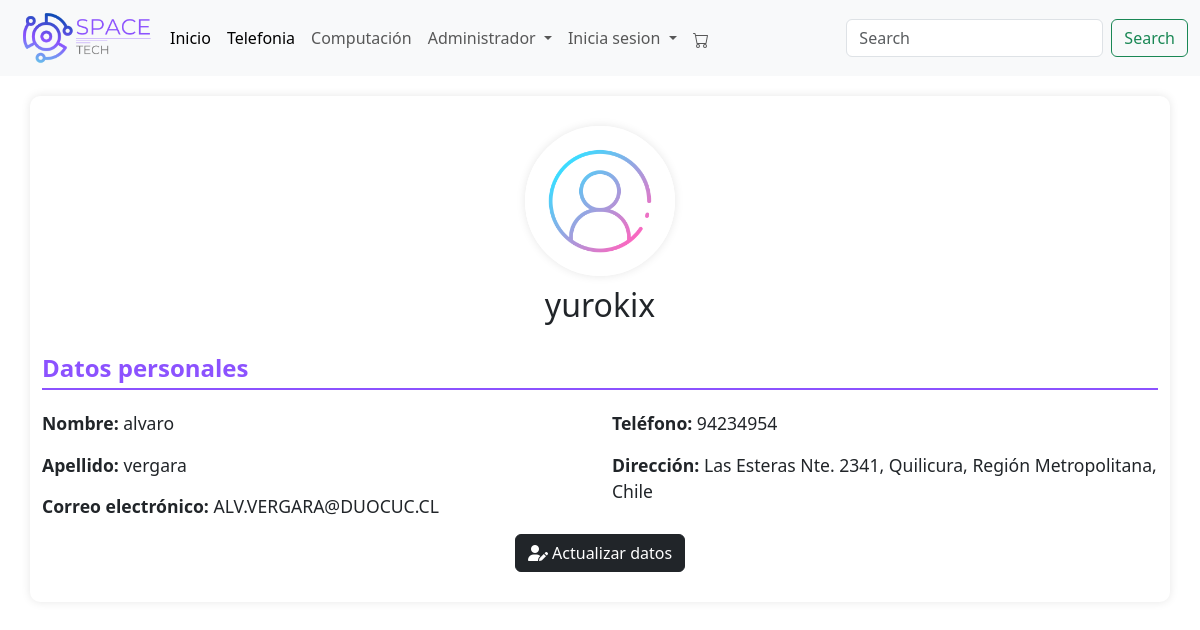
The page /profile/ (signed in) on the database as committed earlier.
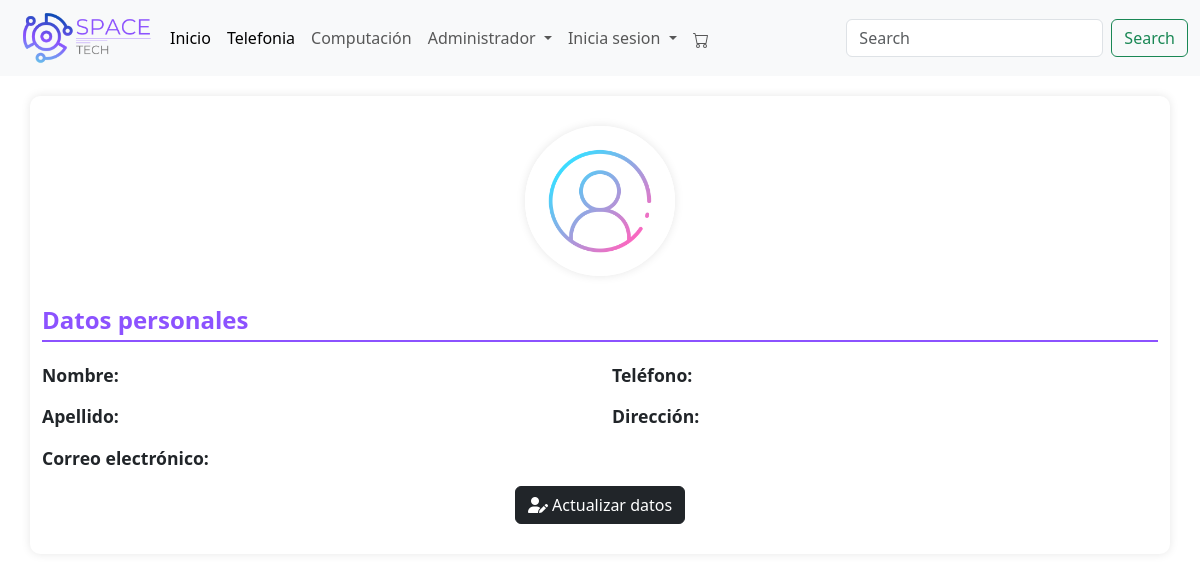
The same page on the database as committed later.
### menu/models.py (models this page shows, shortened)
class Usuario(models.Model):
    nombre_usuario = models.CharField(max_length=30)
    nombre = models.CharField(max_length=30)
    apellido = models.CharField(max_length=30)
    email = models.EmailField(unique=True)
    tfno = models.CharField(max_length=8, verbose_name="Telefono")
    clave = models.CharField(max_length=30)
    confirmar_clave = models.CharField(max_length=30)
    direccion = models.CharField(max_length=255, verbose_name="Dirección", null=True, blank=True)

### menu/views.py (the view)
# urls.py: path('profile/', views.profile_view, name='profile'),
def profile_view(request):
    if request.user.is_authenticated:
        try:
            perfil_usuario = Usuario.objects.get(email=request.user.email)
        except Usuario.DoesNotExist:
            perfil_usuario = None
        return render(request, 'profile.html', {'perfil_usuario': perfil_usuario})
    else:
        return redirect('login')

### menu/context_processors.py (called while the page is built)
def carrito_items_count(request):
    if request.user.is_authenticated:
        try:
            carrito = Carrito.objects.get(usuario=request.user)
            count = CarritoItem.objects.filter(carrito=carrito).count()
        except Carrito.DoesNotExist:
            count = 0
    else:
        count = 0
    return {
        'carrito_items_count': count
    }

### menu/templates/profile.html (shortened to what this page needs)
<!DOCTYPE html>
<html lang="es">
<head>
    {% load static %}
    <link href="https://cdn.jsdelivr.net/npm/bootstrap@5.3.3/dist/css/bootstrap.min.css" rel="stylesheet">
    <link rel="stylesheet" href="https://cdnjs.cloudflare.com/ajax/libs/font-awesome/6.0.0-beta3/css/all.min.css" />
</head>
<body>
    {% include "plantilla/menu.html" %}
    <div class="container profile-container">
        <div class="profile-header">
            <img src="{% static 'img/login.png' %}" alt="Foto del usuario" class="profile-photo">
            <h2 class="profile-title">{{ perfil_usuario.nombre_usuario }}</h2>
        </div>
        <div class="profile-info">
            <h3 class="section-title">Datos personales</h3>
            <div class="row">
                <div class="col-md-6">
                    <p><strong>Nombre:</strong> {{ perfil_usuario.nombre }}</p>
                    <p><strong>Apellido:</strong> {{ perfil_usuario.apellido }}</p>
                    <p><strong>Correo electrónico:</strong> {{ perfil_usuario.email|upper }}</p>
                </div>
                <div class="col-md-6">
                    <p><strong>Teléfono:</strong> {{ perfil_usuario.tfno }}</p>
                    <p><strong>Dirección:</strong> {{ perfil_usuario.direccion }}</p>
                </div>
            </div>
        </div>
        <div class="text-center">
            <a href="{% url 'update_profile' %}" class="btn btn-dark"><i class="fas fa-user-edit"></i> Actualizar datos</a>
        </div>
    </div>
</body>
</html>

### menu/templates/plantilla/menu.html (shortened to what this page needs)
<!DOCTYPE html>
<html lang="en">
    {% load static %}
<head>
    <link href="https://cdn.jsdelivr.net/npm/bootstrap@5.3.3/dist/css/bootstrap.min.css" rel="stylesheet">
</head>
<body>
  <nav class="navbar navbar-expand-lg bg-body-tertiary">
    <div class="container-fluid">
        <a href="/">
            <img src="{% static 'img/SpaceLogo.png' %}" width="150px" alt="logo">
        </a>
        <div class="collapse navbar-collapse" id="navbarSupportedContent">
            <ul class="navbar-nav me-auto mb-2 mb-lg-0">
                <li class="nav-item">
                    <a class="nav-link active" aria-current="page" href="/">Inicio</a>
                </li>
                <li class="nav-item">
                    <a class="nav-link active" aria-current="page" href="#">Telefonia</a>
                </li>
                <li class="nav-item">
                    <a class="nav-link" href="#">Computación</a>
                </li>
                {% if user.is_authenticated and user.is_superuser %}
                <li class="nav-item dropdown">
                    <a class="nav-link dropdown-toggle" href="#" role="button" data-bs-toggle="dropdown" aria-expanded="false">
                        Administrador
                    </a>
                </li>
                {% endif %}
                <li class="nav-item dropdown">
                    <a class="nav-link dropdown-toggle" href="#" role="button" data-bs-toggle="dropdown" aria-expanded="false">
                        Inicia sesion
                    </a>
                </li>
                <ul class="navbar-nav mb-2 mb-lg-0">
                  <li class="nav-item">
                      <a class="nav-link cart-icon" href="{% url 'ver_carrito' %}">
                      </a>
                  </li>
              </ul>
            </ul>
            <form class="d-flex" role="search">
                <input class="form-control me-2" type="search" placeholder="Search" aria-label="Search">
                <button class="btn btn-outline-success" type="submit">Search</button>
            </form>
        </div>
    </div>
</nav>
</body>
</html>

### menu/templates/profile.html (style rules this page uses)
body { background-color: #eff0f1; font-family: Arial, sans-serif; }
.profile-container { max-width: 700px; margin: auto; background-color: #fff; padding: 30px; border-radius: 10px; box-shadow: 0 0 10px rgba(0, 0, 0, 0.1); margin-top: 20px; }
.profile-header { text-align: center; margin-bottom: 30px; }
.profile-photo { width: 150px; height: 150px; object-fit: cover; border-radius: 50%; border: 5px solid #fff; box-shadow: 0 0 10px rgba(0, 0, 0, 0.1); }
.profile-info { margin-top: 30px; }
.profile-info p { font-size: 1.1rem; margin-bottom: 15px; color: #212529; }
.section-title { font-size: 1.5rem; font-weight: bold; color: #8C52FF; margin-bottom: 20px; border-bottom: 2px solid #8C52FF; padding-bottom: 5px; }

### menu/templates/plantilla/menu.html (style rules this page uses)
.cart-icon { position: relative; }

Rows that differ between the two databases and show on the page:
removed Usuario: nombre_usuario "yurokix", nombre "alvaro", apellido "vergara", email "ALV.VERGARA@DUOCUC.CL", tfno "94234954", direccion "Las Esteras Nte. 2341, Quilicura, Región Metropolitana, Chile"
